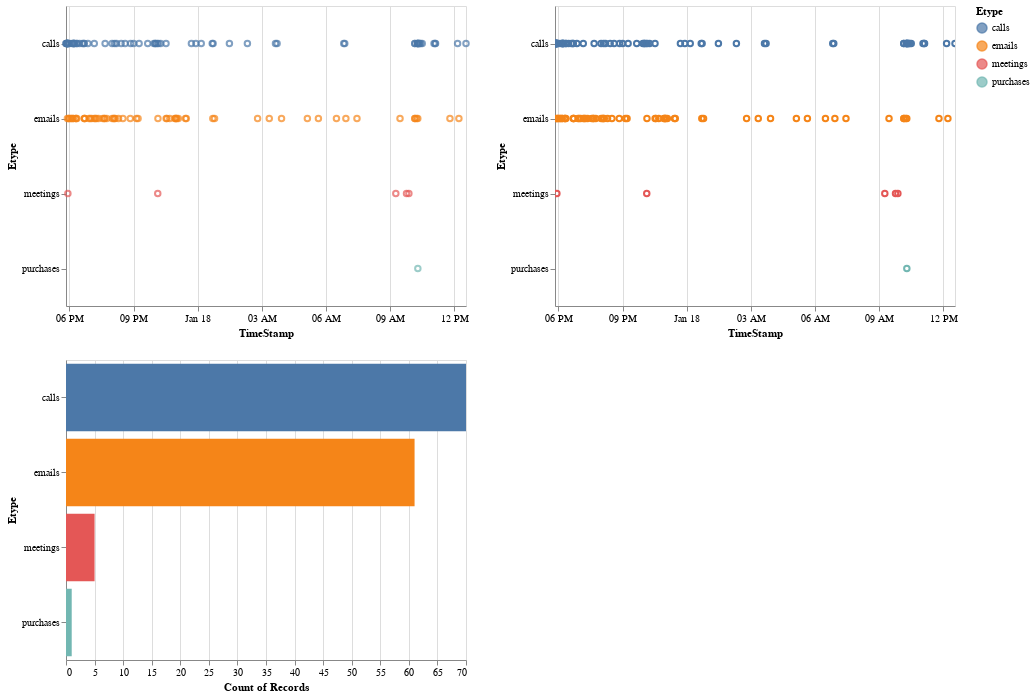

The code cell stored with this chart in its notebook:
### Code cell
interval = alt.selection_interval(encodings=['x'])
chart1 = alt.Chart(my_data).mark_point().encode(
    x='TimeStamp:T',
    y='Etype:N',
    color=alt.condition(interval,'Etype:N',alt.value('lightgray')),
    tooltip=['Source_Names','Destination_Names']
).interactive().properties(selection=interval)

chart2 = alt.Chart(my_data).mark_point().encode(
    x='TimeStamp:T',
    y='Etype:N',
    color=alt.condition(interval,'Etype:N',alt.value('lightgray')),
    tooltip=['Source_Names','Destination_Names', 'count()']
).interactive().transform_filter(interval)


hist = alt.Chart(my_data).mark_bar().encode(
    y='Etype:N',
    x='count()',
    color='Etype:N'
).transform_filter(
    interval
)


(chart1 | chart2) & hist

### Figure 1 — Vega-Lite specification as saved in the notebook (floating-point values rounded to 4 significant figures; data arrays with more than 128 entries replaced by an {"elided": "..."} marker saying what was removed)
{"$schema": "https://vega.github.io/schema/vega-lite/v2.4.3.json", "config": {"view": {"height": 300, "width": 400}}, "vconcat": [{"hconcat": [{"data": {"values": {"elided": "137 records"}}, "encoding": {"color": {"condition": {"field": "Etype", "selection": "selector004", "type": "nominal"}, "value": "lightgray"}, "tooltip": [{"field": "Source_Names", "type": "nominal"}, {"field": "Destination_Names", "type": "nominal"}], "x": {"field": "TimeStamp", "type": "temporal"}, "y": {"field": "Etype", "type": "nominal"}}, "mark": "point", "selection": {"selector004": {"encodings": ["x"], "mark": {"fill": "#333", "fillOpacity": 0.125, "stroke": "white"}, "on": "[mousedown, window:mouseup] > window:mousemove!", "resolve": "global", "translate": "[mousedown, window:mouseup] > window:mousemove!", "type": "interval", "zoom": "wheel!"}}}, {"data": {"values": {"elided": "137 records"}}, "encoding": {"color": {"condition": {"field": "Etype", "selection": "selector004", "type": "nominal"}, "value": "lightgray"}, "tooltip": [{"field": "Source_Names", "type": "nominal"}, {"field": "Destination_Names", "type": "nominal"}, {"aggregate": "count", "type": "quantitative"}], "x": {"field": "TimeStamp", "type": "temporal"}, "y": {"field": "Etype", "type": "nominal"}}, "mark": "point", "selection": {"selector006": {"bind": "scales", "encodings": ["x", "y"], "mark": {"fill": "#333", "fillOpacity": 0.125, "stroke": "white"}, "on": "[mousedown, window:mouseup] > window:mousemove!", "resolve": "global", "translate": "[mousedown, window:mouseup] > window:mousemove!", "type": "interval", "zoom": "wheel!"}}, "transform": [{"filter": {"selection": "selector004"}}]}]}, {"data": {"values": {"elided": "137 records"}}, "encoding": {"color": {"field": "Etype", "type": "nominal"}, "x": {"aggregate": "count", "type": "quantitative"}, "y": {"field": "Etype", "type": "nominal"}}, "mark": "bar", "transform": [{"filter": {"selection": "selector004"}}]}]}
